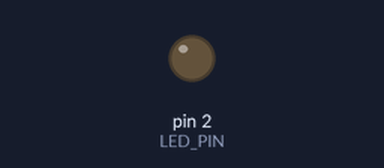
This sketch was run on a simulated Arduino Uno, built with avr-gcc and run on an emulated ATmega328P. Parts: output pins drawn as LEDs (lit = HIGH).

Above: at 0.2 s.
At 9.3 s:
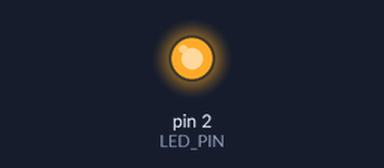
Timing chart, 0 to 9.6 s (numbered marks = the images above):
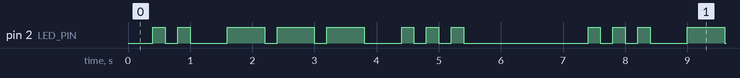

The sketch:

ex_03.ino
```cpp
#define LED_PIN 2


const long sosPattern[] = {
  200, 200,
  200, 200,
  200, 600,
  600, 200,
  600, 200,
  600, 600,
  200, 200,
  200, 200,
  200, 2000
};
int patternIndex = 0;
unsigned long previousMillis = 0;

void setup() {
  pinMode(LED_PIN, OUTPUT);
}

void loop() {
  unsigned long currentMillis = millis();

  if (currentMillis - previousMillis >= sosPattern[patternIndex]) {
    previousMillis = currentMillis;
    patternIndex = (patternIndex + 1) % (sizeof(sosPattern) / sizeof(long));


    digitalWrite(LED_PIN, patternIndex % 2 == 0 ? HIGH : LOW);
  }
}
```

Measured:
- by itself, pin 2 (LED_PIN): repeats every 7.4 s: LOW 0.20 s, HIGH 0.20 s, LOW 0.60 s, 2 × (HIGH 0.60 s, LOW 0.20 s), HIGH 0.60 s, LOW 0.60 s, 2 × (HIGH 0.20 s, LOW 0.20 s), HIGH 0.20 s, LOW 2.0 s, HIGH 0.20 s, LOW 0.20 s, HIGH 0.20 s
- by itself, everything shown: repeats every 7.4 s, in 18 steps
